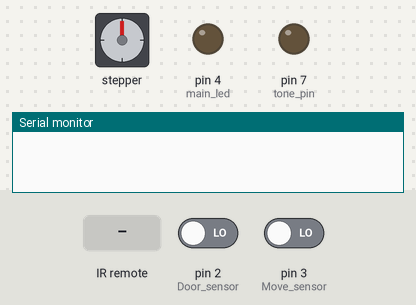
This sketch was run on a simulated Arduino Uno, built with avr-gcc and run on an emulated ATmega328P. On the bench: stepper motor, output pins drawn as LEDs (lit = HIGH), the last lines printed to the serial monitor. The test bench sets the inputs (shaded band); at power-on: pin 2 (Door_sensor) LOW, pin 3 (Move_sensor) LOW. Stepper angles assume 300 steps per turn.

Above: at 1.2 s.
1.3 s: infrared code 0xFF18E7 received
At 1.45 s:
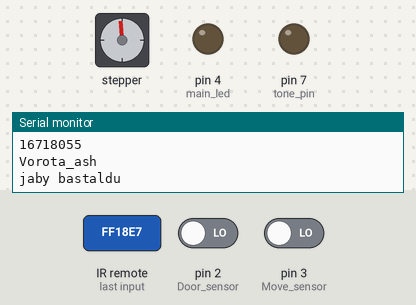
4.3 s: infrared code 0xFF906F received
At 5.6 s:
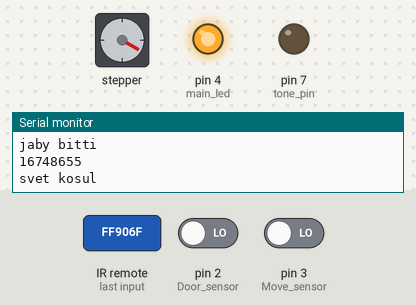
6.1 s: infrared code 0xFF6897 received
At 6.55 s:
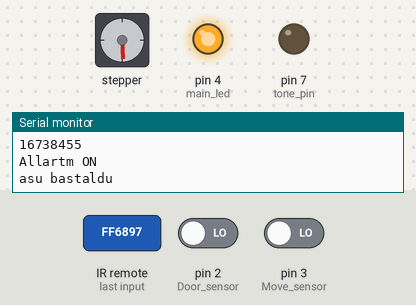
9.1 s: pin 2 (Door_sensor) driven HIGH
At 10.3 s:
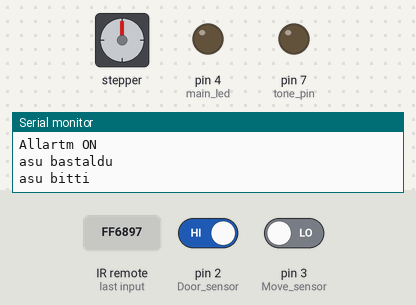
10.9 s: pin 3 (Move_sensor) driven HIGH
At 11.7 s:
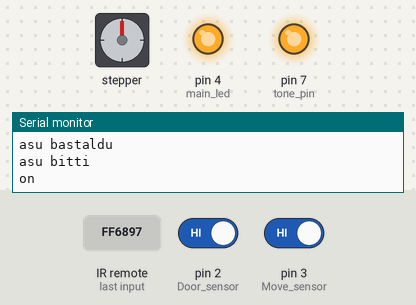
13.9 s: pin 3 (Move_sensor) driven LOW
Timing chart, 0 to 17.1 s (numbered marks = the images above; inputs shaded):
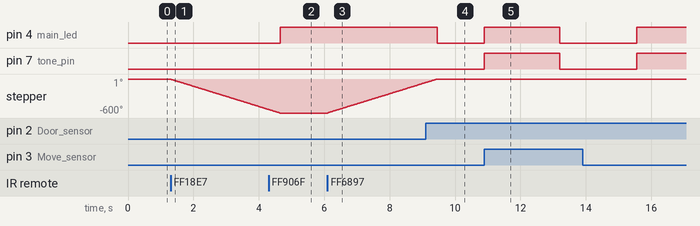

The sketch:

Smart_garajBekaVer.ino
```cpp
#include <Stepper.h>
#include "IRremote.h"

IRrecv irrecv(A5); // указываем вывод, к которому подключен приемник

decode_results results;

#define STEPS 300

// pin install ---------------
int tone_pin = 7;
int main_led = 4;
int Move_sensor = 3;
int Door_sensor = 2;

Stepper stepper(STEPS, 8, 9, 10, 11);

bool Trivoga = false;
bool Alarm = false;
bool Svet = false;
bool Out_cickl = false;
bool Zvuk = false;

int shak = 30000;
int bastapku_shak = 0;
bool shak_TF = true;

bool varota_tf = false;
bool varota_kazir = false;
int Stepmotor_step = 500;


void setup() {
  Serial.begin(9600); // выставляем скорость COM порта
  irrecv.enableIRIn(); // запускаем прием

  pinMode(tone_pin, OUTPUT);
  pinMode(main_led, OUTPUT);

  pinMode(Move_sensor, INPUT);
  pinMode(Door_sensor, INPUT);

  stepper.setSpeed(30);
}

void loop() {

  read_IR();

  Trivoga_TF();

  open_vorota();


  digitalWrite(main_led, Svet);

  digitalWrite(tone_pin, Zvuk);


  if (Alarm){
    if((digitalRead(Move_sensor)) || (digitalRead(Door_sensor) == false)){
      Trivoga = true;
    }
  }
  else{

  }
}

void read_IR(){
  if ( irrecv.decode( &results )) { // если данные пришли
    Serial.println( results.value);
    if (results.value == 16750695){
        Alarm = false;
        Trivoga = false;
        Svet = false;
        Zvuk = false;
        noTone(tone_pin);
        Serial.println("Allartm OFF");
    }
    else if(results.value == 16738455){
        Alarm = true;
        Svet = false;
        varota_tf = false;
        Serial.println("Allartm ON");
    }

    if (Alarm){

    }
    else{
      if(results.value == 16756815){
        Svet = false;
        Serial.println("svet osh");
      }
      else if(results.value == 16748655){
          Svet = true;
          Serial.println("svet kosul");
      }
      else if(results.value == 16730805){
        varota_tf = false;
        Serial.println("Vorota_jap");
      }
      else if(results.value == 16718055){
        varota_tf = true;
        Serial.println("Vorota_ash");
      }
    }

    irrecv.resume(); // принимаем следующую команду
  }
}


void Trivoga_TF(){
  if (Trivoga){
    if(shak_TF){
      if (bastapku_shak<shak){
        if(bastapku_shak == 2){
          Serial.println("on");
          Svet = true;
          Zvuk = true;
        }
        bastapku_shak++;
      }
      else{
        bastapku_shak = 0;
        shak_TF = false;
      }
    }
    else{
      if (bastapku_shak<shak){
        if(bastapku_shak == 2){
          Serial.println("off");
          Svet = false;
          Zvuk = false;
        }
        bastapku_shak++;
      }
      else{
        bastapku_shak = 0;
        shak_TF = true;
      }
    }
  }
  else{
  }
}

void open_vorota(){
  if(varota_kazir){
    if(varota_tf != varota_kazir){
      Serial.println("asu bastaldu");
      stepper.step(Stepmotor_step);
      Serial.println("asu bitti");
      varota_kazir = varota_tf;
    }
  }
  else{
    if(varota_tf != varota_kazir){
      Serial.println("jaby bastaldu");
      stepper.step(-Stepmotor_step);
      Serial.println("jaby bitti");
      varota_kazir = varota_tf;
    }
  }
}
```

Measured:
- after the input at 1.3 s, stepper: keeps turning counter-clockwise at about 180°/s, starting at once
- after the input at 4.3 s, pin 4 (main_led): LOW → HIGH after 0.36 s
- after the input at 6.1 s, stepper: keeps turning clockwise at about 180°/s, starting at once
- after the input at 9.1 s, pin 4 (main_led): HIGH → LOW after 0.36 s; pin 7 (tone_pin): stays LOW (without the input it goes to HIGH after 0.36 s)
- after the input at 10.9 s, pin 4 (main_led), pin 7 (tone_pin): LOW → HIGH at once, → LOW 2.3 s later
